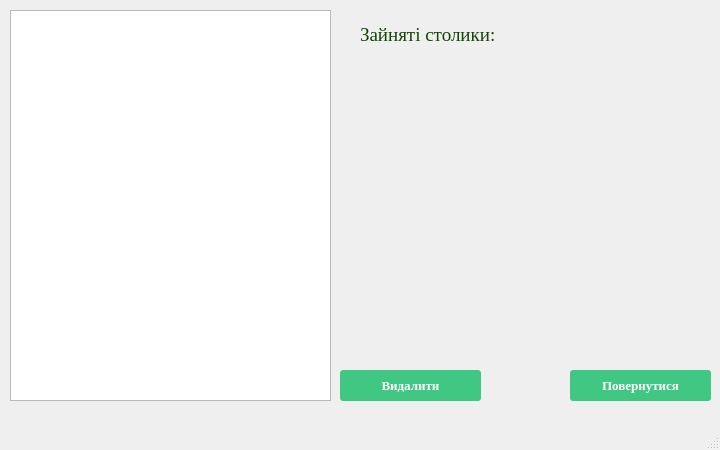
<?xml version="1.0" encoding="UTF-8"?>
<ui version="4.0">
 <class>DeleteOrder</class>
 <widget class="QMainWindow" name="DeleteOrder">
  <property name="windowModality">
   <enum>Qt::ApplicationModal</enum>
  </property>
  <property name="geometry">
   <rect>
    <x>0</x>
    <y>0</y>
    <width>720</width>
    <height>450</height>
   </rect>
  </property>
  <property name="sizePolicy">
   <sizepolicy hsizetype="Fixed" vsizetype="Fixed">
    <horstretch>0</horstretch>
    <verstretch>0</verstretch>
   </sizepolicy>
  </property>
  <property name="minimumSize">
   <size>
    <width>720</width>
    <height>450</height>
   </size>
  </property>
  <property name="maximumSize">
   <size>
    <width>720</width>
    <height>450</height>
   </size>
  </property>
  <property name="font">
   <font>
    <family>Times New Roman</family>
    <pointsize>10</pointsize>
   </font>
  </property>
  <property name="windowTitle">
   <string>DeleteOrderForm</string>
  </property>
  <property name="windowIcon">
   <iconset resource="resource.qrc">
    <normaloff>:/res/img/cafe-server.gif</normaloff>:/res/img/cafe-server.gif</iconset>
  </property>
  <widget class="QWidget" name="centralwidget">
   <widget class="QPushButton" name="ReturnButton_2">
    <property name="geometry">
     <rect>
      <x>570</x>
      <y>370</y>
      <width>141</width>
      <height>31</height>
     </rect>
    </property>
    <property name="sizePolicy">
     <sizepolicy hsizetype="Maximum" vsizetype="Maximum">
      <horstretch>0</horstretch>
      <verstretch>0</verstretch>
     </sizepolicy>
    </property>
    <property name="font">
     <font>
      <weight>87</weight>
      <bold>true</bold>
      <underline>false</underline>
      <strikeout>false</strikeout>
     </font>
    </property>
    <property name="styleSheet">
     <string notr="true">QPushButton
{
    font-weight: 700;
  color: white;
  text-decoration: none;
  padding: .8em 1em calc(.8em + 3px);
  border-radius: 3px;
  background: rgb(64,199,129);
  box-shadow: 0 -3px rgb(53,167,110) inset;
  transition: 0.2s;
}

QPushButton:pressed
{
   background: rgb(33,147,90);
  box-shadow: 0 3px rgb(33,147,90) inset;
}

QPushButton:hover
{
   background: rgb(53, 167, 110);
}

QPushButton:focus {
    /*background-color: red;*/
}</string>
    </property>
    <property name="text">
     <string>Повернутися</string>
    </property>
   </widget>
   <widget class="QListWidget" name="TableList">
    <property name="geometry">
     <rect>
      <x>10</x>
      <y>10</y>
      <width>321</width>
      <height>391</height>
     </rect>
    </property>
   </widget>
   <widget class="QLabel" name="TableLabel">
    <property name="geometry">
     <rect>
      <x>360</x>
      <y>20</y>
      <width>191</width>
      <height>31</height>
     </rect>
    </property>
    <property name="text">
     <string>&lt;html&gt;&lt;head/&gt;&lt;body&gt;&lt;p&gt;&lt;span style=&quot; font-size:14pt; color:#0f4703;&quot;&gt;Зайняті столики:&lt;/span&gt;&lt;/p&gt;&lt;/body&gt;&lt;/html&gt;</string>
    </property>
   </widget>
   <widget class="QLabel" name="label">
    <property name="geometry">
     <rect>
      <x>440</x>
      <y>110</y>
      <width>191</width>
      <height>151</height>
     </rect>
    </property>
    <property name="text">
     <string/>
    </property>
    <property name="pixmap">
     <pixmap resource="resource.qrc">:/res/img/cup_PNG1964-170x170.png</pixmap>
    </property>
   </widget>
   <widget class="QPushButton" name="DeleteButton">
    <property name="geometry">
     <rect>
      <x>340</x>
      <y>370</y>
      <width>141</width>
      <height>31</height>
     </rect>
    </property>
    <property name="sizePolicy">
     <sizepolicy hsizetype="Maximum" vsizetype="Maximum">
      <horstretch>0</horstretch>
      <verstretch>0</verstretch>
     </sizepolicy>
    </property>
    <property name="font">
     <font>
      <weight>87</weight>
      <bold>true</bold>
      <underline>false</underline>
      <strikeout>false</strikeout>
     </font>
    </property>
    <property name="styleSheet">
     <string notr="true">QPushButton
{
    font-weight: 700;
  color: white;
  text-decoration: none;
  padding: .8em 1em calc(.8em + 3px);
  border-radius: 3px;
  background: rgb(64,199,129);
  box-shadow: 0 -3px rgb(53,167,110) inset;
  transition: 0.2s;
}

QPushButton:pressed
{
   background: rgb(33,147,90);
  box-shadow: 0 3px rgb(33,147,90) inset;
}

QPushButton:hover
{
   background: rgb(53, 167, 110);
}

QPushButton:focus {
    /*background-color: red;*/
}</string>
    </property>
    <property name="text">
     <string>Видалити</string>
    </property>
   </widget>
  </widget>
  <widget class="QMenuBar" name="menubar">
   <property name="geometry">
    <rect>
     <x>0</x>
     <y>0</y>
     <width>720</width>
     <height>21</height>
    </rect>
   </property>
  </widget>
  <widget class="QStatusBar" name="statusbar"/>
 </widget>
 <resources>
  <include location="resource.qrc"/>
 </resources>
 <connections/>
</ui>
